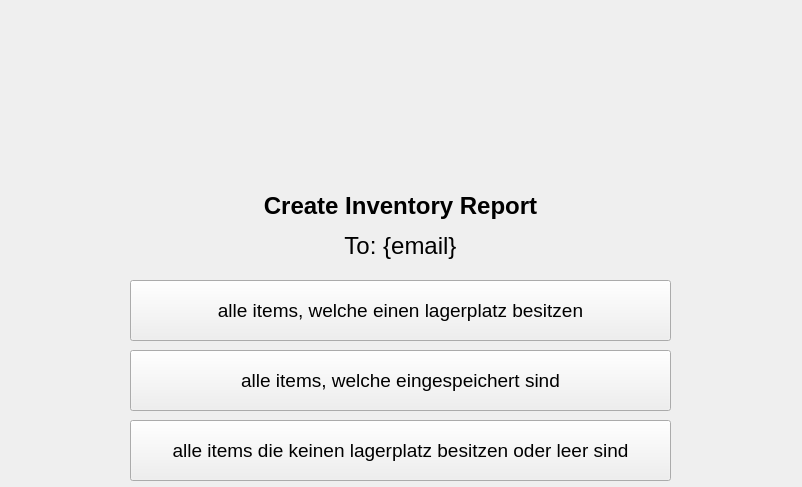
<?xml version="1.0" encoding="UTF-8"?>
<ui version="4.0">
 <class>WithdrawItemScreen</class>
 <widget class="QMainWindow" name="WithdrawItemScreen">
  <property name="geometry">
   <rect>
    <x>0</x>
    <y>0</y>
    <width>802</width>
    <height>487</height>
   </rect>
  </property>
  <property name="font">
   <font>
    <pointsize>14</pointsize>
   </font>
  </property>
  <property name="windowTitle">
   <string>MainWindow</string>
  </property>
  <property name="locale">
   <locale language="English" country="Austria"/>
  </property>
  <widget class="QWidget" name="centralwidget">
   <widget class="QPushButton" name="btn_ir1">
    <property name="geometry">
     <rect>
      <x>130</x>
      <y>280</y>
      <width>541</width>
      <height>61</height>
     </rect>
    </property>
    <property name="locale">
     <locale language="English" country="Austria"/>
    </property>
    <property name="text">
     <string>alle items, welche einen lagerplatz besitzen</string>
    </property>
   </widget>
   <widget class="QLabel" name="pcb_logo">
    <property name="geometry">
     <rect>
      <x>310</x>
      <y>10</y>
      <width>161</width>
      <height>161</height>
     </rect>
    </property>
    <property name="locale">
     <locale language="English" country="Austria"/>
    </property>
    <property name="text">
     <string/>
    </property>
    <property name="pixmap">
     <pixmap>images/icon.PNG</pixmap>
    </property>
    <property name="scaledContents">
     <bool>true</bool>
    </property>
    <property name="alignment">
     <set>Qt::AlignCenter</set>
    </property>
   </widget>
   <widget class="QPushButton" name="btn_ir2">
    <property name="geometry">
     <rect>
      <x>130</x>
      <y>350</y>
      <width>541</width>
      <height>61</height>
     </rect>
    </property>
    <property name="locale">
     <locale language="English" country="Austria"/>
    </property>
    <property name="text">
     <string>alle items, welche eingespeichert sind</string>
    </property>
   </widget>
   <widget class="QPushButton" name="btn_ir3">
    <property name="geometry">
     <rect>
      <x>130</x>
      <y>420</y>
      <width>541</width>
      <height>61</height>
     </rect>
    </property>
    <property name="locale">
     <locale language="English" country="Austria"/>
    </property>
    <property name="text">
     <string>alle items die keinen lagerplatz besitzen oder leer sind</string>
    </property>
   </widget>
   <widget class="QLabel" name="lbl_email">
    <property name="geometry">
     <rect>
      <x>0</x>
      <y>220</y>
      <width>801</width>
      <height>51</height>
     </rect>
    </property>
    <property name="font">
     <font>
      <pointsize>18</pointsize>
     </font>
    </property>
    <property name="text">
     <string>To: {email}</string>
    </property>
    <property name="alignment">
     <set>Qt::AlignCenter</set>
    </property>
   </widget>
   <widget class="QLabel" name="lbl_title">
    <property name="geometry">
     <rect>
      <x>0</x>
      <y>180</y>
      <width>801</width>
      <height>51</height>
     </rect>
    </property>
    <property name="font">
     <font>
      <pointsize>18</pointsize>
      <weight>75</weight>
      <bold>true</bold>
     </font>
    </property>
    <property name="text">
     <string>Create Inventory Report</string>
    </property>
    <property name="alignment">
     <set>Qt::AlignCenter</set>
    </property>
   </widget>
  </widget>
 </widget>
 <resources/>
 <connections/>
</ui>
